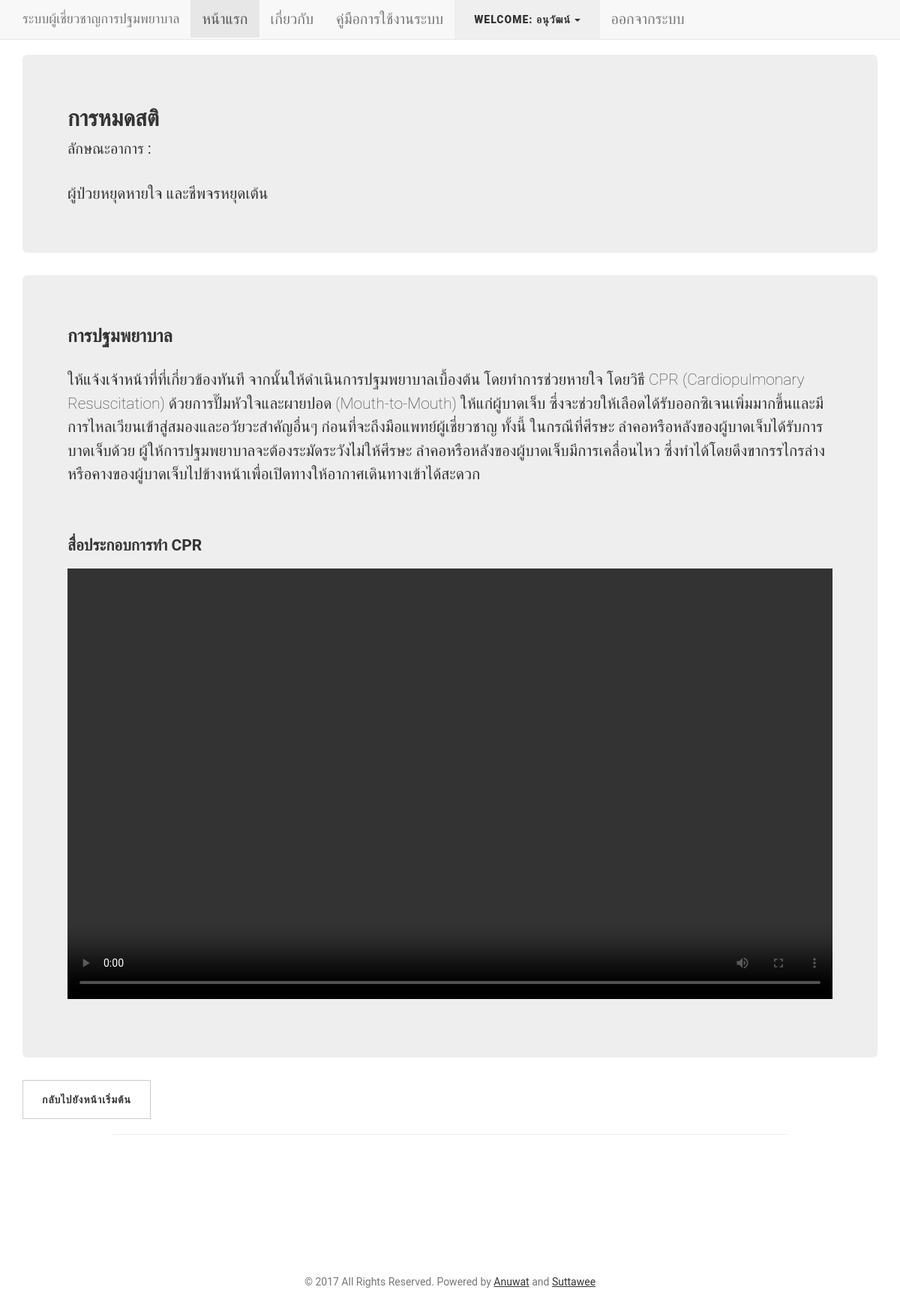
Page /sym_unconscious_result.php?case_name=uncon_level1_01 (signed in) on the committed database.
### tables this page shows
CREATE TABLE `sym_cases_level1` (
  `case_id` int(11) NOT NULL,
  `sym_level_flag` varchar(40) NOT NULL,
  `case_name` text NOT NULL,
  `case_info` text NOT NULL,
  `result_id` int(11) DEFAULT NULL,
  `case_sym_flag` varchar(40) NOT NULL,
  `sym_id` int(11) NOT NULL
);

CREATE TABLE `sym_result` (
  `result_id` int(11) NOT NULL,
  `result_name` varchar(40) NOT NULL,
  `result_info` text NOT NULL,
  `case_sym_flag` varchar(40) NOT NULL,
  `sym_id` int(11) NOT NULL
);

### sym_unconscious_result.php (the view, shortened to what this page needs)
<?php
    if(@$_SESSION['username'] == NULL){
        echo "<!DOCTYPE html>";
            echo "<html>";
            echo "<link rel=\"stylesheet\" href=\"css/bootstrap.min.css\">";
            echo "<body style=\"background-color:black\">";
            echo "<center>";
            echo "<div class=\"jumbotron\" style=\"background-color:black\">";
            echo "<a href=\"user_login.php\">";
            echo "<h1 class=\"btn btn-danger\" style=\"color:white\">#ERROR #GO TO LOGIN NOW</h1>";
            echo "</a>";
            echo "</div>";
            echo "</center>";
            echo "</body>";
            echo "</html>";
    }else{
?>
<?php
require 'connect_db.php';
?>
<!DOCTYPE html>
<html lang="en">
  <head>
    <link href="vendor/bootstrap/css/bootstrap.min.css" rel="stylesheet">
    <link href="css/clean-blog.min.css" rel="stylesheet">
  </head>
  <body>
    <nav class="navbar navbar-default navbar-static-top">
      <div class="container">
        <div class="navbar-header">
          <a class="navbar-brand" href="index.php"">ระบบผู้เชี่ยวชาญการปฐมพยาบาล</a>
        </div>
        <div id="navbar" class="navbar-collapse collapse">
          <ul class="nav navbar-nav">
            <li class="active"><a href="index.php">หน้าแรก</a></li>
            <li><a href="about.php">เกี่ยวกับ</a></li>
            <li><a href="docs/manual.pdf">คู่มือการใช้งานระบบ</a></li>
						<li><div class="dropdown">
  <button class="btn" type="button" data-toggle="dropdown"><?php echo "Welcome: ".$_SESSION['username']; ?>
  <span class="caret"></span></button>
</div></li>
            <li><a href="user_logout.php">ออกจากระบบ</a></li>
          </ul>
        </div>
      </div>
    </nav>
    <?php
      $case = $_GET['case_name'];
    ?>
    <?php
          $sql = "SELECT case_info,case_sym_flag FROM sym_cases_level1 where case_name='".$case."'";
          $result = $connect_db->query($sql);
          if ($result->num_rows > 0) {
          while($row = $result->fetch_assoc()) {
            $case_info = $row["case_info"];
            $case_sym_flag = $row["case_sym_flag"];
          }
          } else {
            echo "0 results";
          }
    ?>
    <div class="container">
      <div class="jumbotron">
        <h2>การหมดสติ</h2>
        ลักษณะอาการ :<br>
        <p>
        	<?php
          echo $case_info;
        ?>
        </p>
      </div>
</div>
      <div class="container">
      <div class="jumbotron">
          <h3>การปฐมพยาบาล</h3>
          <p>
            <?php
          $sql = "SELECT result_info FROM sym_result where case_sym_flag='".$case_sym_flag."'";
          $result = $connect_db->query($sql);
          if ($result->num_rows > 0) {
          while($row = $result->fetch_assoc()) {
            echo $row['result_info'];
          }
          } else {
            echo "0 results";
          }
    ?>
          </p>
      </div>
      <button class="btn btn-default" ><a href="sym_unconscious.php">กลับไปยังหน้าเริ่มต้น</a></button>
    </div>
    <hr width="75%">
     <br /><br /><br /><footer>
       <p class="copyright text-muted">&copy; 2017 All Rights Reserved. Powered by <a href="https://www.facebook.com/un4ckn0wl3z" target="_blank">Anuwat</a> and <a href="https://www.facebook.com/suttawee555?fref=ts" target="_blank">Suttawee</a></p><br /><br /><br /><br />
    </footer>
  </body>
</html>
<?php
}
?>

### rows in the picture
sym_cases_level1: case_info "ผู้ป่วยหยุดหายใจ และชีพจรหยุดเต้น"
sym_result: result_info "ให้แจ้งเจ้าหน้าที่ที่เกี่ยวข้องทันที จากนั้นให้ดำเนินการปฐมพยาบาลเบื้องต้น โดยทำการช่วยหายใจ โดยวิธี CPR (Cardiopulmonary Resuscitation) ด้วยการปั๊มหัวใจและผายปอด (Mouth-to-Mouth) ให้แก่ผู้บาดเจ็บ ซึ่งจะช่วยให้เลือดได้รับออกซิเจนเพิ่มมากขึ้นและมีการไหลเวียนเข้าสู่สมองและอวัยวะสำคัญอื่นๆ ก่อนที่จะถึงมือแพทย์ผู้เชี่ยวชาญ ทั้งนี้ ในกรณีที่ศีรษะ ลำคอหรือหลังของผู้บาดเจ็บได้รับการบาดเจ็บด้วย ผู้ให้การปฐมพยาบาลจะต้องระมัดระวังไม่ให้ศีรษะ ลำคอหรือหลังของผู้บาดเจ็บมีการเคลื่อนไหว ซึ่งทำได้โดยดึงขากรรไกรล่างหรือคางของผู้บาดเจ็บไปข้างหน้าเพื่อเปิดทางให้อากาศเดินทางเข้าได้สะดวก สื่อประกอบการทำ CPR"

### other values in the picture
$_SESSION['username'] "อนุวัฒน์"
